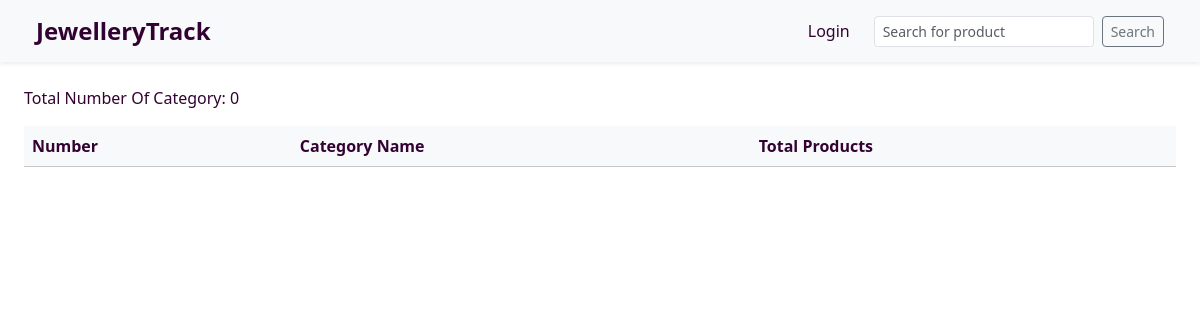
Page /categories/ on the earlier database version.
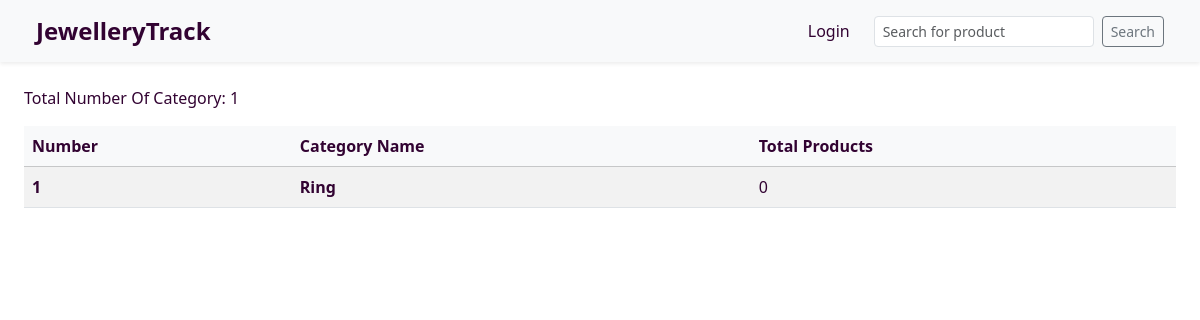
Same page on the later database version.
### main/models.py (models this page shows, shortened)
class Category(models.Model):
    category_name = models.CharField(max_length=1024)
    description = models.TextField()
    created_at = models.DateField(auto_now_add=True)

### main/views.py (the view)
# urls.py: path("categories/", views.all_category_view,name="all_category_view"),
def all_category_view(request : HttpRequest):
    categories = Category.objects.all().annotate(total_products=Count('product'))
    category_form = CategoryForm()
    return render(request, "main/categories.html",{"categories": categories, "category_form":category_form})

### main/forms.py
class CategoryForm(forms.ModelForm):
    class Meta:
        model = Category
        fields = "__all__"
        widgets = {
            'category_name': forms.TextInput(attrs={'class': 'form-control'}),
            'description': forms.Textarea(attrs={'class': 'form-control'}),
        }

### main/templates/main/categories.html (shortened to what this page needs)
{% extends 'main/base.html' %}
{% block content %}
<p> Total Number Of Category: {{categories.count}}</p>
<table class="table table-striped align-middle">
  <thead class="table-light">
    <tr>
      <th scope="col">Number</th>
      <th scope="col">Category Name</th>
      <th scope="col">Total Products</th>
    </tr>
  </thead>
  <tbody>
    {% for category in categories %}
    <tr>
      <th scope="row">{{ forloop.counter }}</th>
      <td>
        <a href="#" class="fw-bold text-decoration-none" data-bs-toggle="modal" data-bs-target="#categoryModal{{ category.id }}">
            {{ category.category_name }}
        </a>
      </td>
      <td>{{ category.total_products }}</td>
    </tr>
    {% endfor %}
  </tbody>
</table>
{% endblock %}

Differences in the rows shown:
added Category: category_name "Ring", total_products "0"
Other differences:
{{ categories.count }}: "0" → "1"
